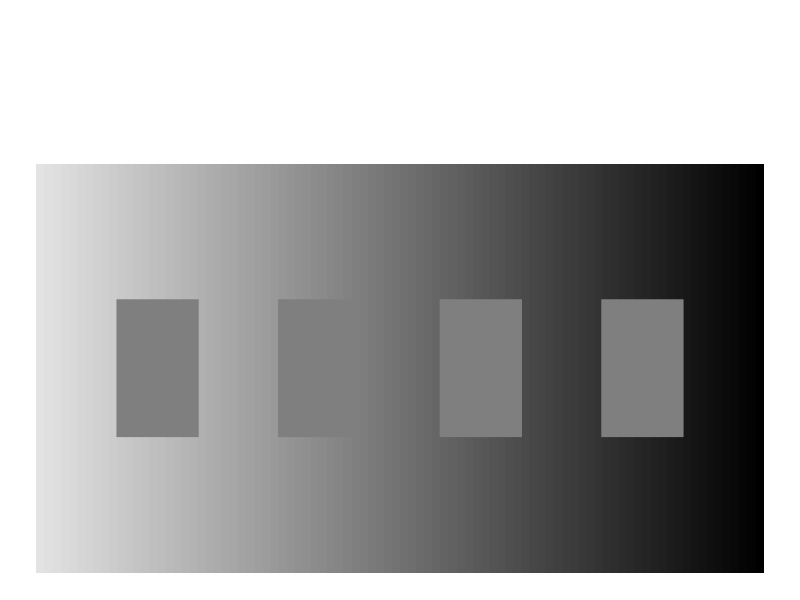
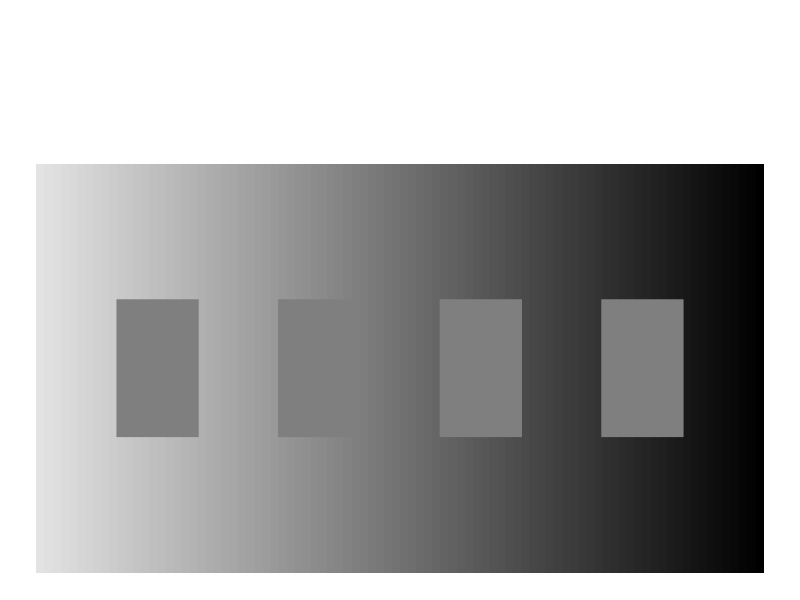

These charts were generated, in order, by the following R code:
library(ggplot2)

# Front squares
squares <-data.frame(x1=c(10,30,50,70), x2=c(20,40,60,80), y1=10, y2= 15)

# Background colors
background_squares <- data.frame(x1 = seq(0,89,1), x2 = seq(1,90,1), y1 = 5, y2 = 20, col_fill = paste0("gray", seq(89,0,-1)))

# Plot
ggplot() + 
  # Background first
  geom_rect(data=background_squares, mapping=aes(xmin=x1, xmax=x2, ymin=y1, ymax=y2, fill=col_fill), color = NA) +
  # Rectangles after
  geom_rect(data=squares, mapping=aes(xmin=x1, xmax=x2, ymin=y1, ymax=y2), fill="gray50", color = "gray50") +
  # Create equal boundaries on each side
  ylim(5, 25)+
  xlim(0, 90)+
  # Use coloumn values as fill values :)
  scale_fill_identity()+
  theme_void()
  # If you want to add a label then:
  # annotate("text", x = 89.9, y = 5.35, label = "@Amit_Levinson", hjust = 1, size = 3, color = "gray20")

ggsave("random-geoms/same-color.png", width = 8, height = 5, bg = "transparent")

